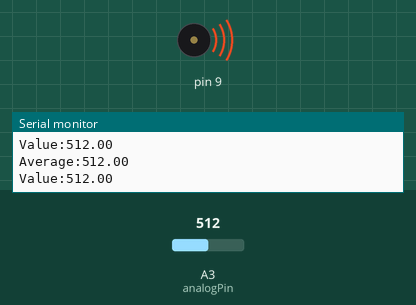
The sketch below on a simulated Arduino Uno, built with avr-gcc and run on an emulated ATmega328P. Shown: buzzer (waves = sounding), the last lines printed to the serial monitor. Inputs (shaded band) come from the test bench; at power-on: A3 (analogPin) = 512.

Above: at 1.2 s.
1.3 s: A3 (analogPin) set to 105
At 2.4 s:
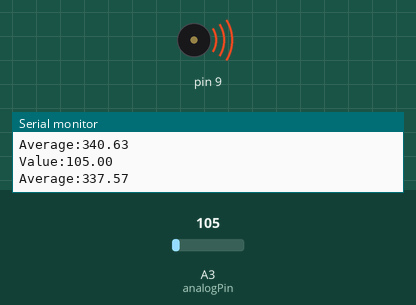
2.8 s: A3 (analogPin) set to 95
Timing chart, 0 to 11.8 s (numbered marks = the images above; inputs shaded):
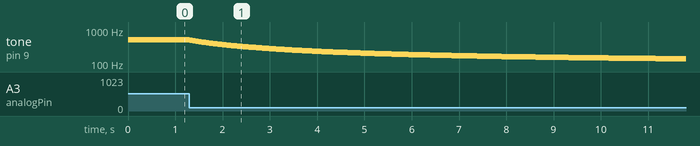

The sketch:

Button.ino
```cpp
int analogPin = 3;     // Infrared Sensor (Right lead) connected to analog pin 3
                                    // outside leads to ground and +5V
double val = 0;                  // variable to store the value read
double avg = 0;
double sum = 0;
double count = 0;

void setup()
{
  Serial.begin(9600);          //  setup serial
}

void loop()
{


  //grab ir sensor reading
  val = analogRead(analogPin);    // read the input pin

  sum = sum + val;

  count++;

  avg = sum / count;


  tone(9,avg);


  Serial.print("Value:");                           // debug value
  Serial.println(val);

   Serial.print("Average:");                           // debug value
  Serial.println(avg);

  delay(2);

}
```

Measured:
- after the input at 1.3 s, tone on pin 9: plays 502 Hz for 0.03 s, 494 Hz for 0.03 s, 486 Hz for 0.03 s, 478 Hz for 0.03 s, 470 Hz for 0.03 s, 463 Hz for 0.03 s … (48 notes in this stretch), starting at once
